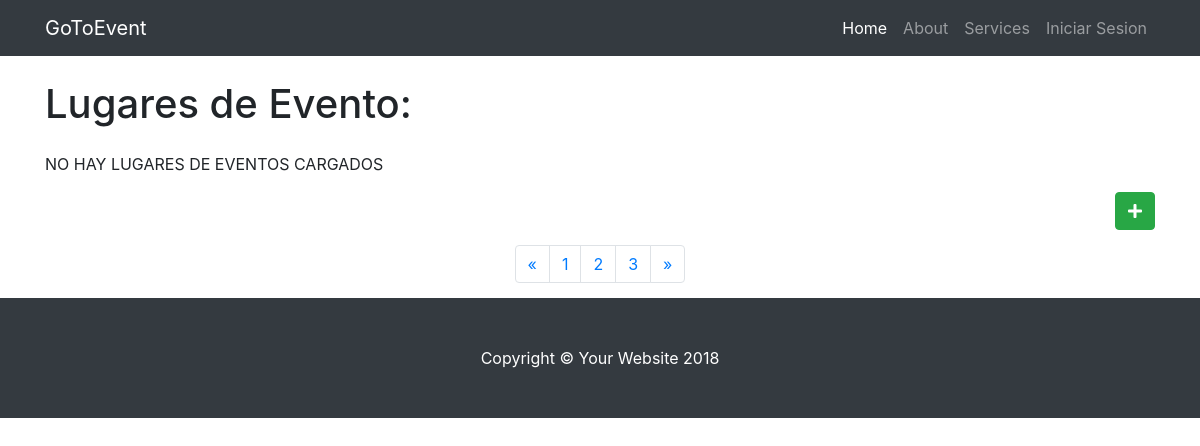
Page /GoToEvent/EventPlace/readAll on the earlier database version.
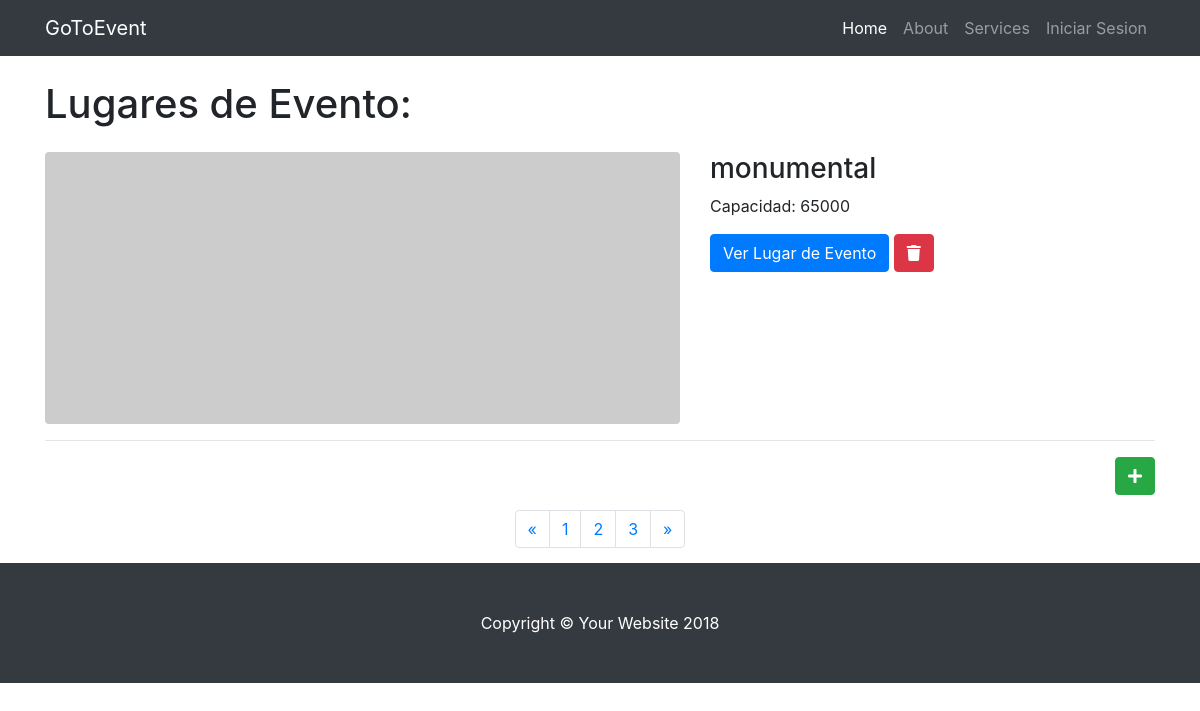
Same page on the later database version.
### tables this page shows
CREATE TABLE `event_places` (
  `id_event_place` int(11) NOT NULL,
  `description` varchar(75) NOT NULL,
  `capacity` int(11) NOT NULL
);

### GoToEvent/controllers/eventplacecontroller.php (called while the page is built, shortened)
<?php
class EventPlaceController
{
    protected $dao;
    public function __construct()
    {
        $this->dao=Dao::getInstance();
    }
    public function readAll()
    {
    	$list = $this->dao->readAll();
        require(ROOT . VIEWS . 'vieweventplaces.php');
    }
}

### GoToEvent/index.php (called while the page is built, shortened)
<?php
	require_once "config/Autoload.php";
    require_once "daos/daodb/Singleton.php";
    require_once "daos/daoList/Singleton.php";
    Router::direccionar(new Request());
?>

### GoToEvent/config/Autoload.php (called while the page is built, shortened)
<?php namespace config;
class Autoload
{
    public static function Start()
    {
        spl_autoload_register(function ($instancia) {
        	$instancia = strtolower($instancia);
            $ruta = ROOT . str_replace("\\", "/", $instancia) . ".php";
        });
    }
}

### GoToEvent/daos/daodb/Singleton.php (called while the page is built)
<?php namespace daos\daodb;
class Singleton
{
	private static $instance=array();
	public static function getInstance()
	{
		$miclase=get_called_class();
		if(!isset(self::$instance[$miclase]))
			{
				self::$instance[$miclase]=new $miclase;
			}
		return self::$instance[$miclase];
	}
}
?>

### GoToEvent/daos/daodb/connection.php (called while the page is built, shortened)
<?php
class Connection {
     private $pdo = null;
     private static $instance = null;
     public function __construct()
     {
          try
          {
               $this->pdo = new \PDO("mysql:host=" . DB_HOST . ";dbname=" . DB_NAME, DB_USER, DB_PASS);
               $this->pdo->setAttribute(\PDO::ATTR_ERRMODE, \PDO::ERRMODE_EXCEPTION);
          }
          catch (Exception $ex)
          {
               throw $ex;
          }
     }
     public static function getInstance()
     {
         if(self::$instance == null)
            self::$instance = new Connection();
         return self::$instance;
     }
     public function execute($query, $parameters = array())
     {
          try
          {
               $this->pdoStatement = $this->pdo->prepare($query);
               $this->pdoStatement->execute();
               return $this->pdoStatement->fetchAll();
          }
          catch(Exception $ex)
          {
               throw $ex;
          }
     }
}

### GoToEvent/daos/daodb/eventplacedao.php (called while the page is built, shortened)
<?php
class EventPlaceDao extends Singleton implements \interfaces\Crud
{
    public function readAll()
    {
        $sql = "SELECT * FROM event_places";
        try
        {
            $this->connection = Connection::getInstance();
            $resultSet = $this->connection->execute($sql);
        }
        catch(PDOException $e)
        {
            echo $e;
        }
        if(!empty($resultSet))
            return $this->mapear($resultSet);
        else
            return false;
    }
	protected function mapear($value) {
		$value = is_array($value) ? $value : [];
		$resp = array_map(function($p){
		    return new M_Event_place( $p['capacity'], $p['description'], $p['id_event_place']);
        }, $value);
            return count($resp) > 0 ? $resp : null;
     }
}

### GoToEvent/models/eventplace.php (called while the page is built, shortened)
<?php
class EventPlace
{
	private $capacity;
	private $description;
	function __construct($capacity='',$description='',$id_event_place='')
	{
		$this->capacity = $capacity;
		$this->description = $description;
	}
	public function getCapacity()
	{
		return $this->capacity;
	}
	public function getDescription()
	{
		return $this->description;
	}
}
?>

### GoToEvent/views/vieweventplaces.php (the view, shortened to what the changed rows need)
<!DOCTYPE html>
<html lang="en">
  <head>
    <link href="../assets/vendor/bootstrap/css/bootstrap.min.css" rel="stylesheet">
    <link href="../assets/css/1-col-portfolio.css" rel="stylesheet">
    <link rel="stylesheet" href="https://use.fontawesome.com/releases/v5.4.1/css/all.css">
  </head>
  <body>
    <?php include_once (VIEWS."header.php");?>
    <div class="container">
      <h1 class="my-4">Lugares de Evento:
      </h1>
      <?php if (!empty($list)){ foreach ($list as $key => $event_place){ ?>
      <div class="row">
        <div class="col-md-7">
          <a href="#">
            <img class="img-fluid rounded mb-3 mb-md-0" src="http://placehold.it/700x300" alt="">
          </a>
        </div>
        <div class="col-md-5">
          <h3><?php echo $event_place->getDescription(); ?></h3>
          <p>Capacidad: <?php echo $event_place->getCapacity(); ?></p>
          <form action="<?php echo BASE; ?>EventPlace/delete" method="post">
          <a class="btn btn-primary" href="#">Ver Lugar de Evento</a>
          <button name="description" type="submit" class="btn btn-danger" value="<?php echo $event_place->getDescription();?>"><i class="fas fa-trash"></i> </button>
          </form>
        </div>
      </div>
      <hr>
      <?php } } else { echo '<p>' ."NO HAY LUGARES DE EVENTOS CARGADOS" .'</p>'; } ?>
      <div class="pagination justify-content-end">
      <button name="idEvent" type="submit" class="btn btn-success" title="agregar usuario"><i class="fas fa-plus"></i></button>
      </div>
      <ul class="pagination justify-content-center">
        <li class="page-item">
        </li>
        <li class="page-item">
        </li>
        <li class="page-item">
        </li>
        <li class="page-item">
        </li>
        <li class="page-item">
        </li>
      </ul>
    </div>
  </body>
</html>
</html>

Differences in the rows shown:
added event_places: description "monumental", capacity "65000"
Other differences:
text no longer shown: "NO HAY LUGARES DE EVENTOS CARGADOS"
